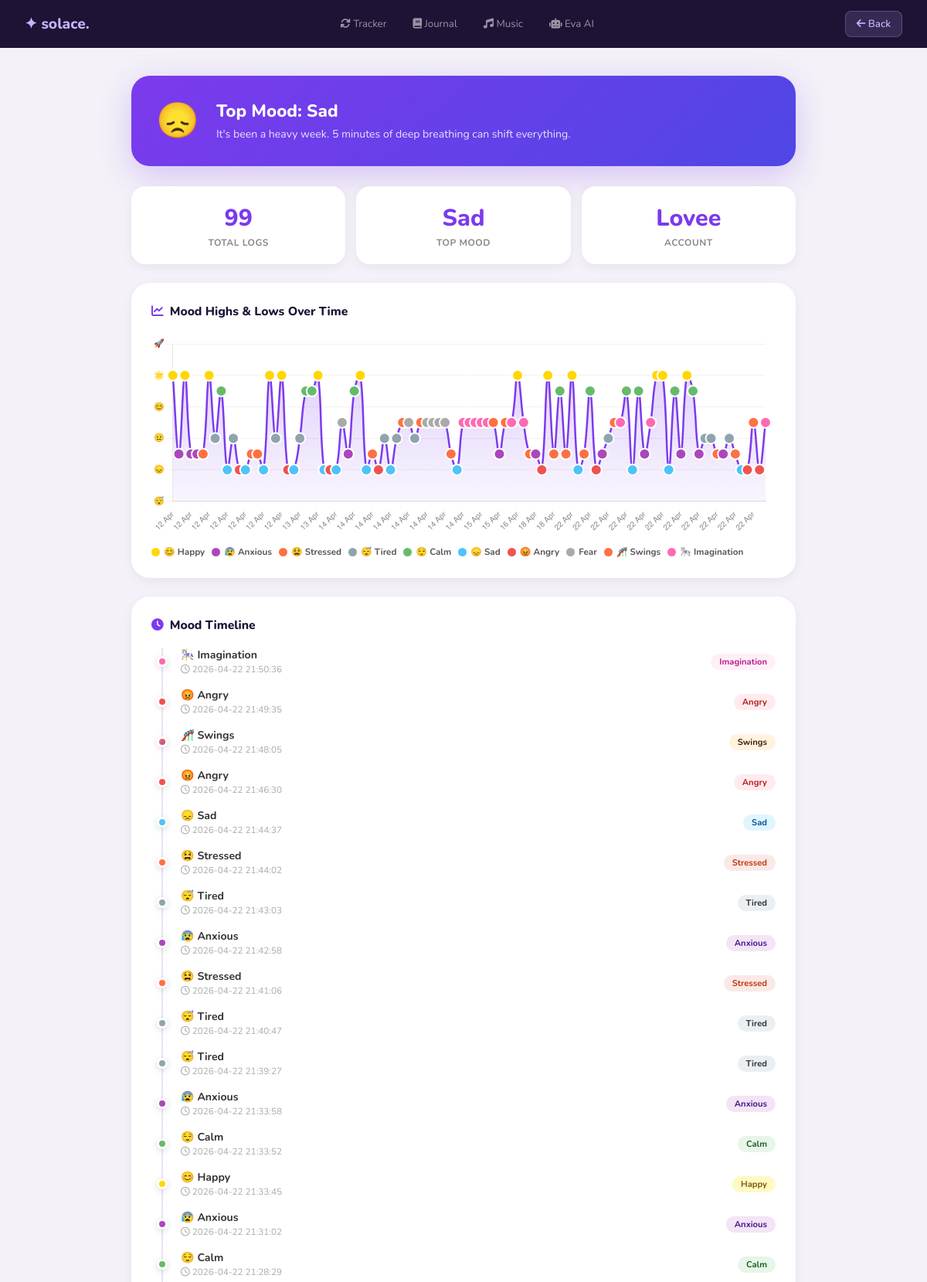
The app's page /history (signed in, upper part) with its own data.
### tables this page shows
CREATE TABLE mood_logs (
                id        INTEGER PRIMARY KEY AUTOINCREMENT,
                user_id   INTEGER NOT NULL REFERENCES users(id),
                mood      TEXT NOT NULL,
                timestamp DATETIME DEFAULT CURRENT_TIMESTAMP
            );

### app.py (the view)
@app.route("/history")
@login_required
def history() -> Any:
    with get_db() as conn:
        logs = conn.execute(
            "SELECT mood, timestamp FROM mood_logs WHERE user_id=? ORDER BY timestamp DESC",
            (session["user_id"],),
        ).fetchall()
    mood_counts: dict[str, int] = {}
    for r in logs:
        mood_counts[r["mood"]] = mood_counts.get(r["mood"], 0) + 1
    top_mood = max(mood_counts, key=mood_counts.get) if mood_counts else "New User"
    return render_template("history.html", logs=logs, username=session["username"], top_mood=top_mood)

### app.py (called while the page is built)
def get_db() -> sqlite3.Connection:
    db_path = os.path.join(os.path.dirname(os.path.abspath(__file__)), "database.db")
    conn = sqlite3.connect(db_path)
    conn.row_factory = sqlite3.Row
    return conn

def login_required(f: Any) -> Any:
    @wraps(f)
    def dec(*args: Any, **kwargs: Any) -> Any:
        if "user_id" not in session:
            return redirect(url_for("login_page"))
        return f(*args, **kwargs)
    return dec

### templates/history.html (shortened to what this page needs)
<!DOCTYPE html>
<html lang="en">
<head>
    <link rel="stylesheet" href="https://cdnjs.cloudflare.com/ajax/libs/font-awesome/6.0.0/css/all.min.css">
</head>
<body>
<div class="topbar">
    <a href="/dashboard" class="brand">✦ solace.</a>
    <div class="tlinks">
        <a href="/tracker"><i class="fas fa-sync-alt"></i> Tracker</a>
        <a href="/journal"><i class="fas fa-book"></i> Journal</a>
        <a href="/music"><i class="fas fa-music"></i> Music</a>
        <a href="/ai_chat"><i class="fas fa-robot"></i> Eva AI</a>
    </div>
    <a href="/dashboard" class="back-btn"><i class="fas fa-arrow-left"></i> Back</a>
</div>
<div class="wrap">
    <div class="insight">
        <div class="insight-emoji">
            {% if top_mood == 'happy' %}😊{% elif top_mood == 'sad' %}😞{% elif top_mood == 'angry' %}😡
            {% elif top_mood == 'anxious' %}😰{% elif top_mood == 'calm' %}😌{% elif top_mood == 'stressed' %}😫
            {% elif top_mood == 'tired' %}😴{% elif top_mood == 'imagination' %}😨{% elif top_mood == 'swings' %}🎢
            {% else %}✨{% endif %}
        </div>
        <div>
            <h2>Top Mood: {{ top_mood.capitalize() }}</h2>
            <p>
                {% if top_mood == 'happy' %}You've been glowing! Keep riding this wave.
                {% elif top_mood in ['sad','stressed'] %}It's been a heavy week. 5 minutes of deep breathing can shift everything.
                {% elif top_mood == 'calm' %}You're finding your balance — consistency is your superpower.
                {% elif top_mood == 'angry' %}Something's been bothering you. Let's channel that into growth.
                {% elif top_mood == 'anxious' %}Your mind's been busy. One breath, one fact at a time.
                {% elif top_mood == 'tired' %}Rest is productive. You're allowed to slow down.
                {% else %}Your emotional journey is unique — every mood tells a story.{% endif %}
            </p>
        </div>
    </div>
    <div class="stats">
        <div class="scard"><div class="num">{{ logs|length }}</div><div class="lbl">Total Logs</div></div>
        <div class="scard"><div class="num">{{ top_mood.capitalize() }}</div><div class="lbl">Top Mood</div></div>
        <div class="scard"><div class="num">{{ username }}</div><div class="lbl">Account</div></div>
    </div>
    <div class="ccard">
        <div class="ctitle"><i class="fas fa-chart-line" style="color:#7c3aed"></i> Mood Highs &amp; Lows Over Time</div>
        <div class="chart-wrap"><canvas id="moodChart"></canvas></div>
        <div class="legend" id="legend"></div>
    </div>
    <div class="ccard">
        <div class="ctitle"><i class="fas fa-clock" style="color:#7c3aed"></i> Mood Timeline</div>
        {% if logs %}
        <div class="tline">
            {% for mood, time in logs %}
            <div class="li-row">
                <div class="ldot d-{{ mood }}"></div>
                <div class="lmeta">
                    <div class="lmood">
                        {% if mood=='happy'%}😊{%elif mood=='sad'%}😞{%elif mood=='angry'%}😡
                        {%elif mood=='anxious'%}😰{%elif mood=='calm'%}😌{%elif mood=='stressed'%}😫
                        {%elif mood=='tired'%}😴{%elif mood=='imagination'%}🎠{%elif mood=='swings'%}🎢{%endif%}
                        {{ mood.capitalize() }}
                    </div>
                    <div class="ltime"><i class="far fa-clock"></i> {{ time }}</div>
                </div>
                <span class="lbadge b-{{ mood }}">{{ mood.capitalize() }}</span>
            </div>
            {% endfor %}
        </div>
        {% else %}
        <div class="empty"><i class="fas fa-chart-bar"></i><p>No mood logs yet. Start from the tracker!</p></div>
        {% endif %}
    </div>
</div>
<script>
const MS={happy:8,calm:7,swings:5,tired:4,anxious:3,stressed:3,sad:2,angry:2,imagination:5};
const MC={happy:'#FFD700',sad:'#4FC3F7',angry:'#EF5350',anxious:'#AB47BC',calm:'#66BB6A',stressed:'#FF7043',tired:'#90A4AE',imagination:'#FF69B4',swings:'#FF7043'};
const ME={happy:'😊',sad:'😞',angry:'😡',anxious:'😰',calm:'😌',stressed:'😫',tired:'😴',imagination:'🎠',swings:'🎢'};
const raw=JSON.parse(document.getElementById('mood-data').textContent);
const data=raw.slice().reverse();
const labels=data.map((l,i)=>{const d=new Date(l.time);return isNaN(d)?`#${i+1}`:d.toLocaleDateString('en-IN',{month:'short',day:'numeric'});});
const scores=data.map(l=>MS[l.mood]||5);
const ptColors=data.map(l=>MC[l.mood]||'#aaa');
const moods=data.map(l=>l.mood);
const ctx=document.getElementById('moodChart').getContext('2d');
const gr=ctx.createLinearGradient(0,0,0,260);
gr.addColorStop(0,'rgba(124,58,237,0.28)');
gr.addColorStop(1,'rgba(124,58,237,0)');
new Chart(ctx,{
    type:'line',
    data:{labels,datasets:[{label:'Mood',data:scores,borderColor:'#7c3aed',backgroundColor:gr,borderWidth:2.5,
        pointBackgroundColor:ptColors,pointBorderColor:'#fff',pointBorderWidth:2,pointRadius:7,pointHoverRadius:11,
        fill:true,tension:0.4}]},
    options:{responsive:true,maintainAspectRatio:false,
        plugins:{legend:{display:false},
            tooltip:{callbacks:{label:c=>{const m=moods[c.dataIndex];return ` ${ME[m]||''} ${m} (${c.raw}/10)`;}},
                backgroundColor:'rgba(20,10,40,0.92)',padding:12,bodyFont:{size:13,weight:'bold'},
                borderColor:'rgba(196,181,253,0.3)',borderWidth:1}},
        scales:{
            y:{min:0,max:10,ticks:{stepSize:2,callback:v=>({0:'😴',2:'😞',4:'😐',6:'😊',8:'🌟',10:'🚀'}[v]||v),color:'#888',font:{size:11}},grid:{color:'rgba(0,0,0,0.05)'}},
            x:{ticks:{color:'#888',font:{size:10},maxRotation:45},grid:{display:false}}
        },interaction:{intersect:false,mode:'index'}}
});
const leg=document.getElementById('legend'),seen={};
data.forEach(l=>{if(!seen[l.mood]){seen[l.mood]=true;}});
Object.keys(seen).forEach(m=>{const d=document.createElement('div');d.className='li';d.innerHTML=`<div class="ld" style="background:${MC[m]||'#aaa'}"></div><span>${ME[m]||''} ${m.charAt(0).toUpperCase()+m.slice(1)}</span>`;leg.appendChild(d);});
</script>
</body>
</html>

### templates/history.html (style rules this page uses)
* { box-sizing:border-box;margin:0;padding:0; }
body { font-family:'Nunito',sans-serif;background:#f4f1f8;color:#333;min-height:100vh; }
.topbar { background:#1e1235;padding:14px 32px;display:flex;align-items:center;justify-content:space-between;position:sticky;top:0;z-index:50; }
.brand { font-size:1.2rem;font-weight:800;color:#c4b5fd;text-decoration:none; }
.tlinks { display:flex;gap:6px; }
.tlinks a { color:rgba(255,255,255,0.55);text-decoration:none;font-size:0.83rem;padding:7px 14px;border-radius:8px;transition:all 0.2s; }
.back-btn { background:rgba(196,181,253,0.15);color:#c4b5fd;border:1px solid rgba(196,181,253,0.25);border-radius:8px;padding:7px 14px;font-size:0.83rem;text-decoration:none;font-weight:600;transition:all 0.2s; }
.wrap { max-width:900px;margin:0 auto;padding:36px 20px 60px; }
.insight { background:linear-gradient(135deg,#7c3aed,#4f46e5);color:white;padding:28px 32px;border-radius:24px;margin-bottom:26px;display:flex;align-items:center;gap:22px;box-shadow:0 12px 40px rgba(124,58,237,0.25); }
.insight-emoji { font-size:2.8rem;flex-shrink:0; }
.insight h2 { font-size:1.4rem;font-weight:800;margin-bottom:4px; }
.insight p { opacity:0.85;font-size:0.88rem;line-height:1.6; }
.stats { display:grid;grid-template-columns:repeat(3,1fr);gap:14px;margin-bottom:24px; }
.scard { background:white;border-radius:18px;padding:20px;text-align:center;box-shadow:0 4px 14px rgba(0,0,0,0.06); }
.scard .num { font-size:1.9rem;font-weight:800;color:#7c3aed; }
.scard .lbl { font-size:0.75rem;color:#888;margin-top:3px;font-weight:700;text-transform:uppercase;letter-spacing:0.5px; }
.ccard { background:white;border-radius:24px;padding:26px;box-shadow:0 4px 14px rgba(0,0,0,0.06);margin-bottom:24px; }
.ctitle { font-size:0.98rem;font-weight:800;margin-bottom:18px;color:#1e1235;display:flex;align-items:center;gap:8px; }
.chart-wrap { position:relative;height:260px; }
.legend { display:flex;flex-wrap:wrap;gap:9px;margin-top:14px; }
.tline { position:relative;padding-left:38px; }
.tline::before { content:'';position:absolute;left:13px;top:0;bottom:0;width:2px;background:#e9e3f5;border-radius:2px; }
.li-row { position:relative;margin-bottom:16px;display:flex;align-items:center;gap:12px; }
.ldot { position:absolute;left:-31px;width:14px;height:14px;border-radius:50%;border:3px solid white;box-shadow:0 2px 8px rgba(0,0,0,0.15); }
.lmeta { flex:1; }
.lmood { font-weight:700;font-size:0.88rem; }
.ltime { font-size:0.73rem;color:#aaa;margin-top:1px; }
.lbadge { padding:3px 11px;border-radius:20px;font-size:0.7rem;font-weight:700; }
.d-happy { background:#FFD700; }
.d-sad { background:#4FC3F7; }
.d-angry { background:#EF5350; }
.d-anxious { background:#AB47BC; }
.d-calm { background:#66BB6A; }
.d-stressed { background:#FF7043; }
.d-tired { background:#90A4AE; }
.d-imagination { background:#FF69B4; }
.d-swings { background:linear-gradient(135deg,#FF7043,#AB47BC); }
.b-happy { background:#FFF9C4;color:#7a5c00; }
.b-sad { background:#E1F5FE;color:#01579b; }
.b-angry { background:#FFEBEE;color:#b71c1c; }
.b-anxious { background:#F3E5F5;color:#4a148c; }
.b-calm { background:#E8F5E9;color:#1b5e20; }
.b-stressed { background:#FBE9E7;color:#bf360c; }
.b-tired { background:#ECEFF1;color:#263238; }
.b-imagination { background:#FFF0F8;color:#b91c8c; }
.b-swings { background:#FFF3E0;color:#3b1f00; }

### records on screen
mood_logs: capitalize "Sad", timestamp "2026-04-22 21:44:37"
mood_logs: capitalize "Imagination", timestamp "2026-04-22 21:50:36"
mood_logs: capitalize "Angry", timestamp "2026-04-22 21:49:35"
mood_logs: capitalize "Swings", timestamp "2026-04-22 21:48:05"
mood_logs: capitalize "Angry", timestamp "2026-04-22 21:46:30"
mood_logs: capitalize "Stressed", timestamp "2026-04-22 21:44:02"
mood_logs: capitalize "Tired", timestamp "2026-04-22 21:43:03"
mood_logs: capitalize "Anxious", timestamp "2026-04-22 21:42:58"
mood_logs: capitalize "Stressed", timestamp "2026-04-22 21:41:06"
mood_logs: capitalize "Tired", timestamp "2026-04-22 21:40:47"
mood_logs: capitalize "Tired", timestamp "2026-04-22 21:39:27"
mood_logs: capitalize "Anxious", timestamp "2026-04-22 21:33:58"
mood_logs: capitalize "Calm", timestamp "2026-04-22 21:33:52"
mood_logs: capitalize "Happy", timestamp "2026-04-22 21:33:45"
mood_logs: capitalize "Anxious", timestamp "2026-04-22 21:31:02"
mood_logs: capitalize "Calm", timestamp "2026-04-22 21:28:29"

### other values on screen
{{ logs|length }} "99"
{{ username }} "Lovee"
